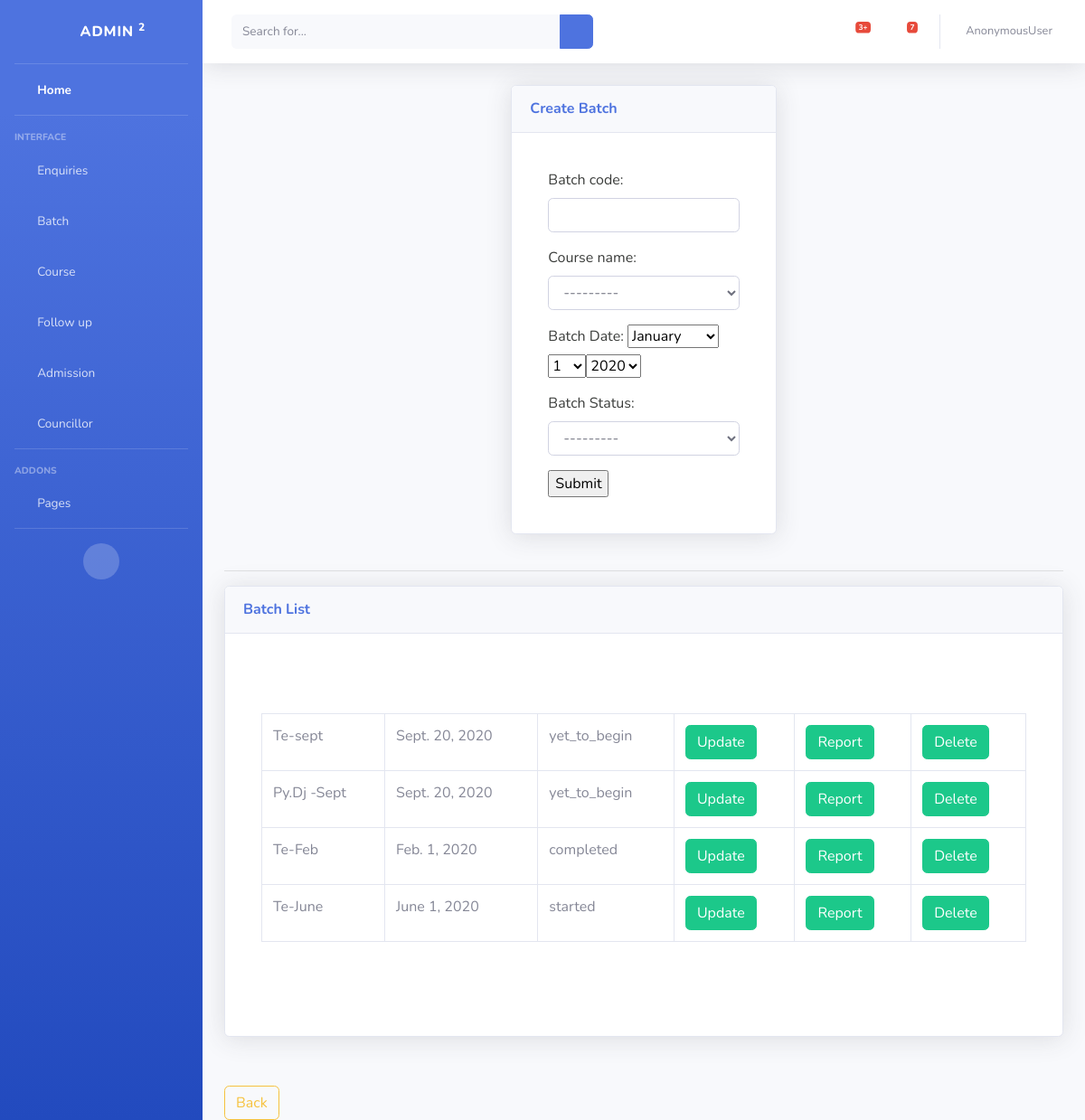
Screenshot of /enquiry/addbatch with the database file from the repository.
### enq/models.py (models this page shows, shortened)
class Course(models.Model):
    course_name=models.CharField(max_length=120,unique=True)
    course_duration=models.CharField(max_length=50)
    course_date=models.DateField()
    def __str__(self):
        return str(self.course_name)

class Batch(models.Model):
    Batch_code=models.CharField(max_length=120,unique=True)
    course_name=models.ForeignKey(Course,on_delete=models.CASCADE)
    Batch_Date=models.DateField()
    action=(('1','yet_to_begin'),
            ('2','started'),
            ('3','completed'))
    Batch_Status=models.CharField(max_length=120,choices=action)

### enq/views.py (the view, shortened to what this page needs)
# urls.py: path('addbatch',AddBatch.as_view(),name="addbatch"),
class AddBatch(TemplateView):
    model=Batch
    template_name = "batch/batch_create.html"
    form_class=BatchFrm
    def get(self, request, *args, **kwargs):
        qs=Batch.objects.all()
        form=self.form_class
        context={}
        context["form"]=form
        context["batch"]=qs
        return render(request,self.template_name,context)

### enq/templates/batch/batch_create.html (shortened to what this page needs)
<!DOCTYPE html>
{% extends 'enq/base1.html' %}
{% block content %}
<div class="row ">
        <div class="col-lg"></div>
         <div class="col-lg">
<div class="card shadow mb-4">
    <div class="card-header py-3">
      <h6 class="m-0 font-weight-bold text-primary">Create Batch</h6>
    </div>
        <div class="card-body">
            <div class="card-body">
          <div class="table-responsive1">
            <form method="post" >
                {{form.as_p}}
                <input type="submit">
            </form>
          </div>
            </div>
        </div>
</div>
     </div>
         <div class="col-lg"></div>
</div>
            <hr>
              <div class="card shadow mb-4">
    <div class="card-header py-3">
      <h6 class="m-0 font-weight-bold text-primary">Batch List</h6>
    </div>
        <div class="card-body">
            <div class="card-body">
          <div class="table-responsive">
            <table class="table table-bordered" id="dataTable" width="100%" cellspacing="0">
                <tbody>
                    {% for data in batch %}
                    <tr>
                        <td>{{data.Batch_code}}</td>
                        <td>{{data.Batch_Date}}</td>
                        <td>{{data.get_Batch_Status_display}}</td>
                        <td><a href="{%url 'updatebatch' data.id%}" class="btn btn-success">Update</a> </td>
                        <td><a href="{%url 'batchreport' data.id%}" class="btn btn-success">Report</a></td>
                        <td><a href="{%url 'deletebatch' data.id%}" class="btn btn-success">Delete</a> </td>
                    </tr>
                    {% endfor %}<br><br>
                </tbody>
            </table><br><br>
          </div>
            </div>
        </div>
</div>
<input type=button class="btn btn-outline-warning" style="margin-top: 30px;" value="Back" onClick="javascript:history.go(-1);">
{% endblock %}

### enq/templates/batch/batch_create.html (style rules this page uses)
body { color:#3b3d3b; }

### rows the page displays
Course: course_name "---------"
Batch: Batch_code "Te-sept", Batch_Date "Sept. 20, 2020", Batch_Status "yet_to_begin"
Batch: Batch_code "Py.Dj -Sept", Batch_Date "Sept. 20, 2020", Batch_Status "yet_to_begin"
Batch: Batch_code "Te-Feb", Batch_Date "Feb. 1, 2020", Batch_Status "completed"
Batch: Batch_code "Te-June", Batch_Date "June 1, 2020", Batch_Status "started"

### other values shown
{{ request.user }} "AnonymousUser"
